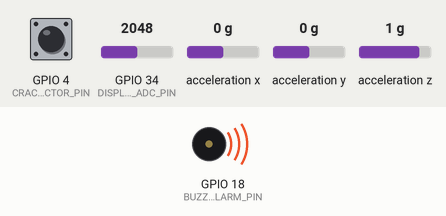
Recording of a sketch running on a simulated ESP32. Shown: buzzer (waves = sounding, pin HIGH). Wiring (inferred from the names in the program): MPU-6050 motion sensor at I2C address 0x68. The inputs (shaded band) are chosen by the test bench; at power-on: GPIO 4 (CRACK_DETECTOR_PIN) HIGH, GPIO 34 (DISPLACEMENT_ADC_PIN) = 2048, acceleration x 0 g, acceleration y 0 g, acceleration z 1 g.

Above: at 0.1 s.
Timing chart, 0 to 1.6 s (numbered marks = the images above):
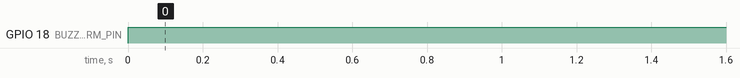

The sketch:

sensor_node.ino
```cpp
/*
================================================================================
MINEGUARD-AI SURFACE SENSOR NODE FIRMWARE (ESP32)
================================================================================
Target Board: ESP32-WROOM-32 (PROVISIONAL / VERIFY WITH ACTUAL BOARD)
Sensor Suite: MPU6050 (I2C), String Potentiometer ADC, Continuity Crack Bridge
Protocol: ESP-NOW Multi-Hop Relay with Deterministic Routing
================================================================================
*/

#include <Wire.h>
#include <esp_now.h>
#include <WiFi.h>
#include "hardware_config.h"

// Gateway ESP-NOW MAC Address (PROVISIONAL DEFAULT GATEWAY MAC)
uint8_t gatewayMacAddress[] = {0x24, 0x6F, 0x28, 0xAE, 0x9B, 0x0C};

// Global variables
uint32_t sequenceNumber = 1000;
float baselineDisplacementADC = 500.0f;

// Simple MPU6050 I2C Register Addresses
#define MPU6050_ADDR 0x68
#define MPU6050_ACCEL_XOUT_H 0x3B

void initMPU6050() {
    Wire.begin(I2C_SDA_PIN, I2C_SCL_PIN);
    Wire.beginTransmission(MPU6050_ADDR);
    Wire.write(0x6B); // PWR_MGMT_1 register
    Wire.write(0);    // Wake up MPU6050
    Wire.endTransmission(true);
}

void readMPU6050(float &tiltX, float &tiltY, float &vibRms) {
    Wire.beginTransmission(MPU6050_ADDR);
    Wire.write(MPU6050_ACCEL_XOUT_H);
    Wire.endTransmission(false);
    Wire.requestFrom(MPU6050_ADDR, 6, true);

    if (Wire.available() >= 6) {
        int16_t rawX = (Wire.read() << 8) | Wire.read();
        int16_t rawY = (Wire.read() << 8) | Wire.read();
        int16_t rawZ = (Wire.read() << 8) | Wire.read();

        // Convert to g-force
        float ax = rawX / 16384.0f;
        float ay = rawY / 16384.0f;
        float az = rawZ / 16384.0f;

        // Calculate surface tilt angles in degrees
        tiltX = atan2(ax, sqrt(ay * ay + az * az)) * 180.0f / PI;
        tiltY = atan2(ay, sqrt(ax * ax + az * az)) * 180.0f / PI;

        // Approximate vibration RMS
        vibRms = sqrt((ax * ax + ay * ay + (az - 1.0f) * (az - 1.0f)) / 3.0f);
    } else {
        tiltX = 0.0f;
        tiltY = 0.0f;
        vibRms = 0.05f;
    }
}

float readRelativeDisplacement() {
    int rawADC = analogRead(DISPLACEMENT_ADC_PIN);
    // Convert ADC delta to mm (3.3V / 4095 resolution; 0.1mm per unit)
    float deltaADC = abs(rawADC - baselineDisplacementADC);
    float displacementMm = (deltaADC / 4095.0f) * 100.0f;
    return displacementMm;
}

bool checkCrackDetector() {
    // Read continuity line pin: LOW = unbroken intact bridge, HIGH = line separated crack
    int state = digitalRead(CRACK_DETECTOR_PIN);
    return (state == HIGH);
}

void evaluateLocalFailSafe(float tiltMag, float dispMm, bool crackDetected, float vibRms) {
    // LOCAL FAIL-SAFE LOGIC: Trigger hardware alarm pin directly on threshold breach
    if (tiltMag >= TILT_CRITICAL_DEG || dispMm >= DISPLACEMENT_CRITICAL_MM || crackDetected || vibRms >= VIBRATION_CRITICAL_RMS) {
        digitalWrite(BUZZER_ALARM_PIN, HIGH);
    } else {
        digitalWrite(BUZZER_ALARM_PIN, LOW);
    }
}

void onDataSent(const uint8_t *mac_addr, esp_now_send_status_t status) {
    // Callback status logging
}

void setup() {
    Serial.begin(115200);

    // Pin modes
    pinMode(CRACK_DETECTOR_PIN, INPUT_PULLUP);
    pinMode(BUZZER_ALARM_PIN, OUTPUT);
    digitalWrite(BUZZER_ALARM_PIN, LOW);

    initMPU6050();

    // WiFi & ESP-NOW Setup
    WiFi.mode(WIFI_STA);
    if (esp_now_init() != ESP_OK) {
        Serial.println("Error initializing ESP-NOW");
        return;
    }

    esp_now_register_send_cb(onDataSent);

    // Register Gateway peer
    esp_now_peer_info_t peerInfo;
    memcpy(peerInfo.peer_addr, gatewayMacAddress, 6);
    peerInfo.channel = 0;
    peerInfo.encrypt = false;
    esp_now_add_peer(&peerInfo);
}

void loop() {
    sequenceNumber++;

    float tiltX, tiltY, vibRms;
    readMPU6050(tiltX, tiltY, vibRms);
    float tiltMag = sqrt(tiltX * tiltX + tiltY * tiltY);
    float dispMm = readRelativeDisplacement();
    bool crackDetected = checkCrackDetector();

    evaluateLocalFailSafe(tiltMag, dispMm, crackDetected, vibRms);

    // Construct Canonical Sensor Packet with Multi-Hop Header
    SensorDataPacket packet;
    snprintf(packet.header.packet_id, sizeof(packet.header.packet_id), "PKT_%u_%s", sequenceNumber, CURRENT_NODE_ID);
    strncpy(packet.header.source_node, CURRENT_NODE_ID, sizeof(packet.header.source_node));
    strncpy(packet.header.current_relay, "GW01", sizeof(packet.header.current_relay));
    strncpy(packet.header.destination, "GW01", sizeof(packet.header.destination));
    packet.header.hop_count = 1;
    packet.header.ttl = 9;
    packet.header.sequence = sequenceNumber;

    packet.tilt_x_deg = tiltX;
    packet.tilt_y_deg = tiltY;
    packet.tilt_magnitude_deg = tiltMag;
    packet.vibration_rms = vibRms;
    packet.vibration_peak = vibRms * 1.8f;
    packet.vibration_variance = vibRms * 0.1f;
    packet.displacement_mm = dispMm;
    packet.crack_detected = crackDetected;
    packet.battery_percent = 92;
    packet.local_alarm = (digitalRead(BUZZER_ALARM_PIN) == HIGH);
    packet.signal_strength = WiFi.RSSI();

    // Transmit over ESP-NOW to Gateway
    esp_now_send(gatewayMacAddress, (uint8_t *) &packet, sizeof(packet));

    delay(2000); // 2 second telemetry cycle
}
```

hardware_config.h
```cpp
#ifndef HARDWARE_CONFIG_H
#define HARDWARE_CONFIG_H

#include <Arduino.h>

/*
================================================================================
MINEGUARD-AI HARDWARE CONFIGURATION & PIN MAPPING (ESP32-WROOM-32)
================================================================================
STATUS: PROVISIONAL / VERIFY WITH ACTUAL BOARD

Pin Assignment Constraints & Board Guidelines:
- I2C Bus: GPIO 21 (SDA), GPIO 22 (SCL) - External 4.7k pull-up resistors required.
- Analog ADC Input: GPIO 34 (ADC1_CH6) - Note: Input-only pin, no internal pullup/pulldown.
- Crack Detector Continuity Pin: GPIO 4 - Digital Input with internal pull-up.
- Local Fail-Safe Buzzer Pin: GPIO 18 - Digital Output.
- Boot Pins Warning: Avoid GPIO 0, GPIO 2, GPIO 12, GPIO 15 for sensor inputs.
- Input-Only Pins: GPIO 34, 35, 36, 39 cannot be used as digital outputs.
================================================================================
*/

// Node Identification
#define CURRENT_NODE_ID "N03" // Change for each physical node: "N01", "N02", "N03", "N04"

// Sensor Pin Definitions (PROVISIONAL)
#define I2C_SDA_PIN 21
#define I2C_SCL_PIN 22

#define DISPLACEMENT_ADC_PIN 34 // String Potentiometer slider ADC input (0 - 3.3V)
#define CRACK_DETECTOR_PIN 4    // Continuity bridge check pin (LOW = Broken, HIGH = Intact)
#define BUZZER_ALARM_PIN 18     // Local Fail-Safe Buzzer / LED trigger output

// Prototype Threshold Definitions (PROTOTYPE / DEMONSTRATION THRESHOLDS)
#define TILT_WARNING_DEG 2.5f
#define TILT_CRITICAL_DEG 5.0f

#define DISPLACEMENT_WARNING_MM 6.0f
#define DISPLACEMENT_CRITICAL_MM 15.0f

#define VIBRATION_WARNING_RMS 0.40f
#define VIBRATION_CRITICAL_RMS 1.20f

// ESP-NOW Multi-Hop Relay Header Definition
typedef struct __attribute__((packed)) {
    char packet_id[24];      // e.g. "PKT_1002_N03"
    char source_node[8];     // e.g. "N03"
    char current_relay[8];   // e.g. "GW01"
    char destination[8];     // e.g. "GW01"
    uint8_t hop_count;       // 1, 2, 3...
    uint8_t ttl;             // Time To Live (default 10)
    uint32_t sequence;       // Packet sequence number
} MultiHopHeader;

// Canonical Sensor Data Packet Structure (Shared Firmware <-> Gateway <-> Web Serial)
typedef struct __attribute__((packed)) {
    MultiHopHeader header;
    float tilt_x_deg;
    float tilt_y_deg;
    float tilt_magnitude_deg;
    float vibration_rms;
    float vibration_peak;
    float vibration_variance;
    float displacement_mm;
    bool crack_detected;
    uint8_t battery_percent;
    bool local_alarm;
    int8_t signal_strength;
} SensorDataPacket;

#endif // HARDWARE_CONFIG_H
```

Measured:
- by itself, GPIO 18 (BUZZER_ALARM_PIN): LOW → HIGH at 0.00 s
